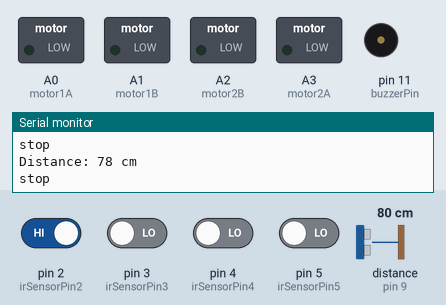
A sketch run on a simulated Arduino Uno, built with avr-gcc and run on an emulated ATmega328P. Parts: switched loads named in the sketch (green lamp = pin HIGH), buzzer (waves = sounding, pin HIGH), the last lines printed to the serial monitor. Wiring (inferred from the names in the program): ultrasonic range finder: trigger pin 8; echo pin 9. The inputs (shaded band) are chosen by the test bench; at power-on: pin 2 (irSensorPin2) HIGH, pin 3 (irSensorPin3), pin 4 (irSensorPin4), pin 5 (irSensorPin5) LOW, distance to the obstacle (sensor on pin 9) 80 cm. The echo pulse lasts 58.3 µs per cm; pins used as bus, display or sensor lines are not drawn.

Above: at 1.3 s.
1.4 s: distance to the obstacle (sensor on pin 9) set to 24 cm
3.8 s: distance to the obstacle (sensor on pin 9) set to 19 cm
At 5.4 s:
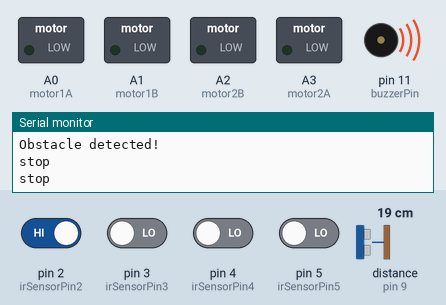
Timing chart, 0 to 13.0 s (numbered marks = the images above; inputs shaded):
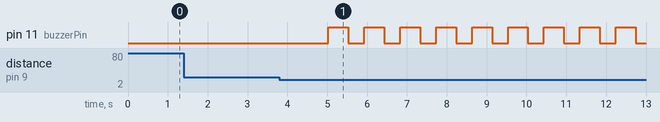

The sketch:

originalcode_1__1_.ino
```cpp
const int motor1A=A0;
const int motor1B=A1;
const int motor2A=A3;
const int motor2B=A2;

const int irSensorPin2 =2;
const int irSensorPin3 =3;
const int irSensorPin4 =4;
const int irSensorPin5 =5;


// Ultrasonic sensor pins
const int trigPin = 8;
const int echoPin = 9;

// Buzzer pin
const int buzzerPin = 11;

const int obstacleDistance = 20;

bool buzzerPlayed = false;
// Ultrasonic distance measurement
long getDistance() {

  digitalWrite(trigPin, LOW);
  delayMicroseconds(2);

  digitalWrite(trigPin, HIGH);
  delayMicroseconds(10);
  digitalWrite(trigPin, LOW);

  long duration = pulseIn(echoPin, HIGH, 30000);

  if (duration == 0) {
    return 999;
  }

  long distance = duration * 0.034 / 2;

  return distance;
}

void stop(){
  Serial.println("stop");
  digitalWrite(motor1A,LOW);
  digitalWrite(motor1B,LOW);
  digitalWrite(motor2A,LOW);
  digitalWrite(motor2B,LOW);
  delay(100);
}
void forward(){
  Serial.println("forward");
  digitalWrite(motor1A,LOW);
  digitalWrite(motor1B,HIGH);
  digitalWrite(motor2A,HIGH);
  digitalWrite(motor2B,LOW);
  delay(100);
}
void backward(){
  Serial.println("backward");
  digitalWrite(motor1A,HIGH);
  digitalWrite(motor1B,LOW);
  digitalWrite(motor2A,LOW);
  digitalWrite(motor2B,HIGH);
  delay(100);
}
void right(){
  Serial.println("right");
  digitalWrite(motor1A,LOW);
  digitalWrite(motor1B,HIGH);
  digitalWrite(motor2A,HIGH);
  digitalWrite(motor2B,HIGH);
  delay(500);
}
void left(){
  Serial.println("left");
  digitalWrite(motor1A,HIGH);
  digitalWrite(motor1B,HIGH);
  digitalWrite(motor2A,HIGH);
  digitalWrite(motor2B,LOW);
  delay(500);
}
void alert(long distance){
Serial.print("Distance: ");
  Serial.print(distance);
  Serial.println(" cm");


  // Obstacle detection
  if (distance <= obstacleDistance) {
    Serial.println("Obstacle detected!");
    stop();
delay(500);
    // Wait until obstacle is removed
    while (getDistance() <= obstacleDistance) {
      stop();
        if (buzzerPlayed == false) {
      digitalWrite(buzzerPin, HIGH);
      delay(500);
      digitalWrite(buzzerPin, LOW);
      delay(200);
        }
      delay(100);
    }

    Serial.println("Obstacle cleared!");

    // Reset buzzer for next obstacle
    buzzerPlayed = false;
  }

}
void setup() {
  Serial.begin(9600);
  pinMode(motor1A,OUTPUT);
  pinMode(motor1B,OUTPUT);
  pinMode(motor2A,OUTPUT);
  pinMode(motor2B,OUTPUT);
  pinMode(irSensorPin2, INPUT);
  pinMode(irSensorPin3, INPUT);
  pinMode(irSensorPin4, INPUT);
  pinMode(irSensorPin5, INPUT); //set IR sensors as i/ps
    // Ultrasonic sensor setup
  pinMode(trigPin, OUTPUT);
  pinMode(echoPin, INPUT);
stop();
  // Buzzer setup
  pinMode(buzzerPin, OUTPUT);
  digitalWrite(buzzerPin, LOW);

}

void loop()
{
 long distance = getDistance();
 alert(distance);
  int s1 = digitalRead(irSensorPin2);
  int s2 = digitalRead(irSensorPin3);
  int s3 = digitalRead(irSensorPin4);
  int s4 = digitalRead(irSensorPin5);

  if (s1 == LOW && s2 == HIGH && s3 == HIGH && s4 == LOW)
  {
    forward();
    stop();
  }
  else if (s1 == HIGH && s2 == HIGH && s3 == HIGH && s4 == LOW)
  {
    //right();
    stop();
    delay(5000);
    delay(5000);

   forward();
   delay(50);
    stop();

  }
  else if (s1 == LOW && s2 == HIGH && s3 == HIGH && s4 == HIGH)
  {
    //left();
    stop();
    delay(5000);
    delay(5000);

    forward();
    delay(50);
    stop();

  }

  else if (s1 == HIGH && s2 == HIGH && s3 == HIGH && s4 == HIGH)
  {
    stop();
  }
  else{
    stop();
  }
    delay(500);
}
```

Measured:
- the behaviour switches between 22 and 21 cm on distance to the obstacle (sensor on pin 9) (found by bisection; images 0 and 1)
- after the input at 3.8 s, pin 11 (buzzerPin): alternates HIGH for 0.50 s and LOW for 0.40 s, starting after 1.2 s
